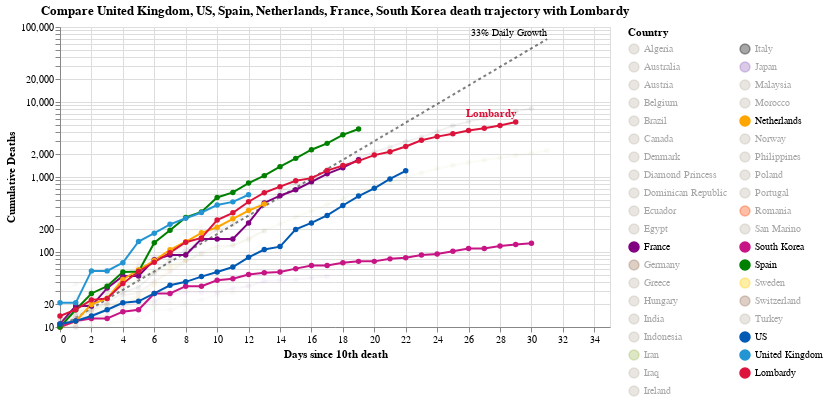

The notebook cell this image was saved under:
### Markdown cell above
## Learning From Lombardy, Italy

Lombardy, a region of Italy with a population of only 10 million people, has reached over 4,000 deaths due to Covid-19. At its highest daily death toll, Lombardy had 546 deaths in one day. This shows that the virus has a high mortality rate even on a small demographic scale, likely due to overwhelmed healthcare services.

Where does your country stand in comparison to Lombardy?  

Click (Shift+ for multiple) on Countries legend to filter the visualization.

### Code cell
#hide_input
chart5 = make_since_chart(['United Kingdom', 'US', 'Spain', 'Netherlands', 'France', 'South Korea'], ['Lombardy'])
chart5

### Figure 1 — Vega-Lite specification as saved in the notebook (floating-point values rounded to 4 significant figures; data arrays with more than 128 entries replaced by an {"elided": "..."} marker saying what was removed)
{"config": {"view": {"continuousWidth": 400, "continuousHeight": 300}}, "layer": [{"mark": {"type": "line", "color": "black", "opacity": 0.5, "strokeDash": [3, 3]}, "encoding": {"x": {"type": "quantitative", "field": "Days since 10th death"}, "y": {"type": "quantitative", "field": "Confirmed Cases"}}}, {"mark": {"type": "text", "align": "right", "dy": -6, "fontSize": 10, "text": "33% Daily Growth"}, "encoding": {"x": {"type": "quantitative", "field": "Days since 10th death"}, "y": {"type": "quantitative", "field": "Confirmed Cases"}}, "transform": [{"filter": "(datum['Days since 10th death'] >= 31)"}]}, {"data": {"name": "data-6aeb6ab06bbfc933184dd2b294930324"}, "mark": {"type": "line", "point": true}, "encoding": {"color": {"type": "nominal", "field": "Country", "legend": {"columns": 2, "symbolLimit": 100}, "scale": {"domain": ["Algeria", "Australia", "Austria", "Belgium", "Brazil", "Canada", "Denmark", "Diamond Princess", "Dominican Republic", "Ecuador", "Egypt", "France", "Germany", "Greece", "Hungary", "India", "Indonesia", "Iran", "Iraq", "Ireland", "Italy", "Japan", "Malaysia", "Morocco", "Netherlands", "Norway", "Philippines", "Poland", "Portugal", "Romania", "San Marino", "South Korea", "Spain", "Sweden", "Switzerland", "Turkey", "US", "United Kingdom", "Lombardy"], "range": ["#C1B7AD", "#C1B7AD", "#C1B7AD", "#C1B7AD", "#C1B7AD", "#C1B7AD", "#C1B7AD", "#C1B7AD", "#C1B7AD", "#C1B7AD", "#C1B7AD", "purple", "#9D755D", "#C1B7AD", "#C1B7AD", "#C1B7AD", "#C1B7AD", "#A1BA59", "#C1B7AD", "#C1B7AD", "black", "#9467bd", "#C1B7AD", "#C1B7AD", "orange", "#C1B7AD", "#C1B7AD", "#C1B7AD", "#C1B7AD", "#FF4500", "#C1B7AD", "#C71585", "green", "#FFCD00", "#9D755D", "#C1B7AD", "#0059B3", "#2495D3", "#DC143C"]}}, "opacity": {"condition": {"value": 1, "selection": "selector006"}, "value": 0.05}, "tooltip": [{"type": "nominal", "field": "Country"}, {"type": "temporal", "field": "Date"}, {"type": "quantitative", "field": "Confirmed Cases"}, {"type": "quantitative", "field": "Days since 10th death"}], "x": {"type": "quantitative", "field": "Days since 10th death"}, "y": {"type": "quantitative", "axis": {"title": "Cumulative Deaths"}, "field": "Confirmed Cases", "scale": {"type": "log"}}}, "selection": {"selector006": {"type": "multi", "fields": ["Country"], "bind": "legend", "init": [{"Country": "United Kingdom"}, {"Country": "US"}, {"Country": "Spain"}, {"Country": "Netherlands"}, {"Country": "France"}, {"Country": "South Korea"}, {"Country": "Lombardy"}]}}, "width": 550}, {"data": {"name": "data-6aeb6ab06bbfc933184dd2b294930324"}, "mark": {"type": "text", "align": "right", "dy": -8, "fontWeight": "bold"}, "encoding": {"color": {"type": "nominal", "field": "Country", "legend": {"columns": 2, "symbolLimit": 100}, "scale": {"domain": ["Algeria", "Australia", "Austria", "Belgium", "Brazil", "Canada", "Denmark", "Diamond Princess", "Dominican Republic", "Ecuador", "Egypt", "France", "Germany", "Greece", "Hungary", "India", "Indonesia", "Iran", "Iraq", "Ireland", "Italy", "Japan", "Malaysia", "Morocco", "Netherlands", "Norway", "Philippines", "Poland", "Portugal", "Romania", "San Marino", "South Korea", "Spain", "Sweden", "Switzerland", "Turkey", "US", "United Kingdom", "Lombardy"], "range": ["#C1B7AD", "#C1B7AD", "#C1B7AD", "#C1B7AD", "#C1B7AD", "#C1B7AD", "#C1B7AD", "#C1B7AD", "#C1B7AD", "#C1B7AD", "#C1B7AD", "purple", "#9D755D", "#C1B7AD", "#C1B7AD", "#C1B7AD", "#C1B7AD", "#A1BA59", "#C1B7AD", "#C1B7AD", "black", "#9467bd", "#C1B7AD", "#C1B7AD", "orange", "#C1B7AD", "#C1B7AD", "#C1B7AD", "#C1B7AD", "#FF4500", "#C1B7AD", "#C71585", "green", "#FFCD00", "#9D755D", "#C1B7AD", "#0059B3", "#2495D3", "#DC143C"]}}, "opacity": {"condition": {"value": 1, "selection": "selector006"}, "value": 0.05}, "text": {"type": "nominal", "field": "Country"}, "tooltip": [{"type": "nominal", "field": "Country"}, {"type": "temporal", "field": "Date"}, {"type": "quantitative", "field": "Confirmed Cases"}, {"type": "quantitative", "field": "Days since 10th death"}], "x": {"type": "quantitative", "field": "Days since 10th death"}, "y": {"type": "quantitative", "axis": {"title": "Cumulative Deaths"}, "field": "Confirmed Cases", "scale": {"type": "log"}}}, "transform": [{"filter": "(datum['Date'] >= 1585267200000)"}], "width": 550}], "data": {"name": "data-4522454e0bdd668e22e8700eaabcc706"}, "title": "Compare United Kingdom, US, Spain, Netherlands, France, South Korea death trajectory with Lombardy", "$schema": "https://vega.github.io/schema/vega-lite/v4.0.2.json", "datasets": {"data-4522454e0bdd668e22e8700eaabcc706": [{"Days since 10th death": 0, "Confirmed Cases": 10.0}, {"Days since 10th death": 1, "Confirmed Cases": 13.3}, {"Days since 10th death": 2, "Confirmed Cases": 17.69}, {"Days since 10th death": 3, "Confirmed Cases": 23.53}, {"Days since 10th death": 4, "Confirmed Cases": 31.29}, {"Days since 10th death": 5, "Confirmed Cases": 41.62}, {"Days since 10th death": 6, "Confirmed Cases": 55.35}, {"Days since 10th death": 7, "Confirmed Cases": 73.61}, {"Days since 10th death": 8, "Confirmed Cases": 97.91}, {"Days since 10th death": 9, "Confirmed Cases": 130.2}, {"Days since 10th death": 10, "Confirmed Cases": 173.2}, {"Days since 10th death": 11, "Confirmed Cases": 230.3}, {"Days since 10th death": 12, "Confirmed Cases": 306.4}, {"Days since 10th death": 13, "Confirmed Cases": 407.4}, {"Days since 10th death": 14, "Confirmed Cases": 541.9}, {"Days since 10th death": 15, "Confirmed Cases": 720.7}, {"Days since 10th death": 16, "Confirmed Cases": 958.6}, {"Days since 10th death": 17, "Confirmed Cases": 1275.0}, {"Days since 10th death": 18, "Confirmed Cases": 1696.0}, {"Days since 10th death": 19, "Confirmed Cases": 2255.0}, {"Days since 10th death": 20, "Confirmed Cases": 2999.0}, {"Days since 10th death": 21, "Confirmed Cases": 3989.0}, {"Days since 10th death": 22, "Confirmed Cases": 5306.0}, {"Days since 10th death": 23, "Confirmed Cases": 7056.0}, {"Days since 10th death": 24, "Confirmed Cases": 9385.0}, {"Days since 10th death": 25, "Confirmed Cases": 12480.0}, {"Days since 10th death": 26, "Confirmed Cases": 16600.0}, {"Days since 10th death": 27, "Confirmed Cases": 22080.0}, {"Days since 10th death": 28, "Confirmed Cases": 29370.0}, {"Days since 10th death": 29, "Confirmed Cases": 39060.0}, {"Days since 10th death": 30, "Confirmed Cases": 51950.0}, {"Days since 10th death": 31, "Confirmed Cases": 69090.0}], "data-6aeb6ab06bbfc933184dd2b294930324": {"elided": "409 records"}}}
